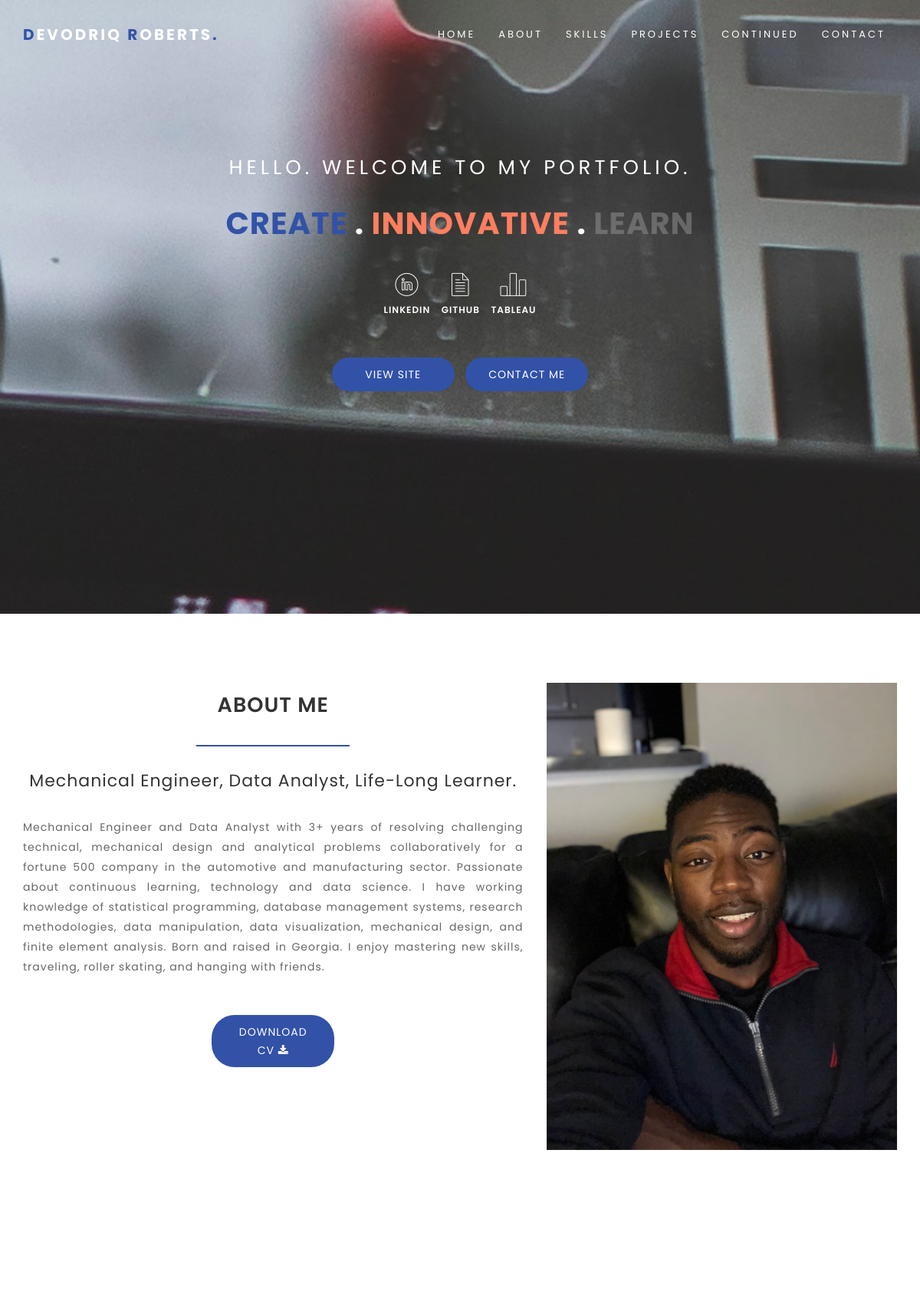
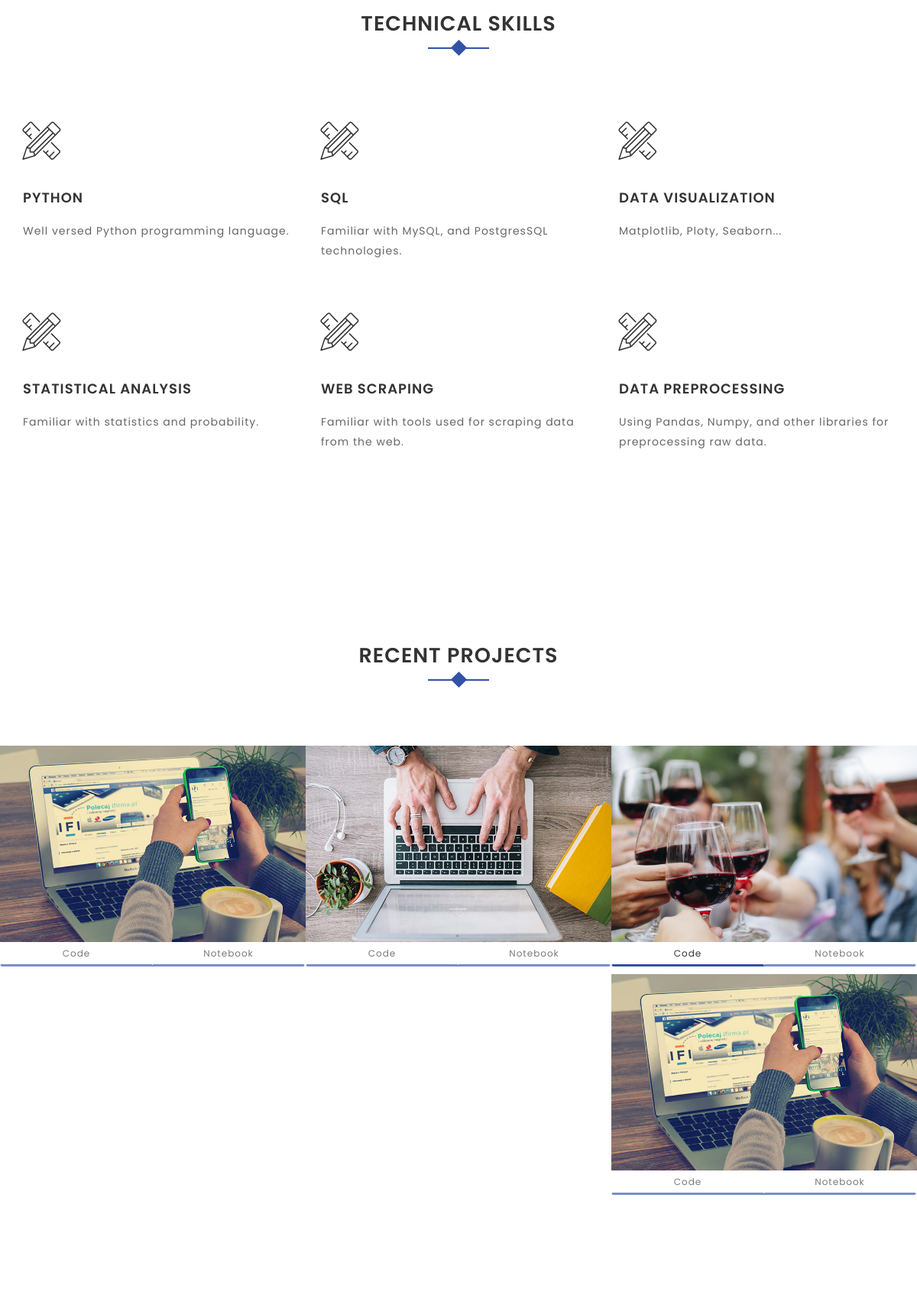
The page / (upper part) on the database its author committed (2 pictures, top to bottom).
### core/models.py (models this page shows, shortened)
class About(models.Model):
    short_description = models.TextField()
    description = models.TextField()
    image = models.ImageField(upload_to="about")
    cv = models.URLField( max_length=100)
    class Meta:
        verbose_name = "About me"
        verbose_name_plural = "About me"

class Skill(models.Model):
    name = models.CharField(max_length=100, verbose_name="Skill name")
    description = models.TextField(verbose_name="About skill")
    rank = models.PositiveIntegerField()
    ordering = [rank]

class RecentWork(models.Model):
    STATUS_CHOICES = (
        ('enabled', 'enabled'),
        ('disabled', 'disabled'),
    )
    title = models.CharField(max_length=100, verbose_name="Work title")
    image = models.ImageField(upload_to="works")
    rank = models.PositiveIntegerField()
    code_url = models.URLField(max_length=200, null=True, blank=True)
    notebook_url = models.URLField(max_length=200, null=True, blank=True)
    code_status = models.CharField(max_length=10, null=False, choices=STATUS_CHOICES)
    notebook_status = models.CharField(max_length=10, null=False, choices=STATUS_CHOICES)
    photo_credit = models.CharField(max_length=100)
    ordering = [rank]

### core/views.py (the view)
# urls.py: path('', HomeTemplateView.as_view()),
class HomeTemplateView(TemplateView):
    template_name = 'home.html'
    def get_context_data(self, **kwargs):
        context = super().get_context_data(**kwargs)  # first, call super get context data
        context['about'] = About.objects.first()
        context['skills'] = Skill.objects.all()
        context['works'] = RecentWork.objects.all()
        context['moocs'] = MOOC.objects.all()
        return context

### templates/home.html (shortened to what this page needs)
{% extends 'base.html' %}
{% block content %}
    <div id="home" class="banner-area section-padding">
        <div class="containter">
            <div class="row">
                <div class="col-md-12">
                    <div class="welcome-text">
                        <div class="name-area wow fadeInDown" data-wow-delay="0.2s">Hello. Welcome to my portfolio.</div>
                        <h1 class="wow fadeInDown" data-wow-delay="0.4s"><span class="create">Create</span> . <span class="innovate">Innovative</span> . <span class="learn">Learn</span></h1>
                        <div class="social-media row">
                            <a href="https://www.linkedin.com/in/devodriq-roberts-15a65289/" target='blank'>
                                <div class='social-icon'>
                                    <i class="icon icon-linkedin"></i>
                                    <h2>Linkedin</h2>
                                </div>
                            </a>
                            <a href="https://github.com/dr02651?tab=repositories" target='blank'>
                                <div class='social-icon'>
                                    <i class="icon icon-document"></i>
                                    <h2>Github</h2>
                                </div>
                            </a>
                            <a href="https://public.tableau.com/profile/devodriq.r#!/" target='blank'>
                                <div class='social-icon'>
                                    <i class="icon icon-bargraph"></i>
                                    <h2>Tableau</h2>
                                </div>
                            </a>
                        </div>
                        <a href="#about" class="my-btn-1 welcome-text-btn wow fadeInDown" data-wow-delay="0.6s">View Site</a>
                        <a href="#contact" class="my-btn-2 welcome-text-btn wow fadeInDown" data-wow-delay="0.8s">Contact Me</a>
                    </div>
                </div>
            </div>
        </div>
    </div>
    <div id="about" class="about-area section-padding">
        <div class="container">
            <div class="row">
                <div class="col-md-7 col-sn-8 col-xs-12 wow fadeInLeft" data-wow-delay="0.2s">
                    <div class="about-left text-center">
                        <h2 class="section-title">About Me</h2>
                        <div class="line"></div>
                        <h4>{{ about.short_description }}</h4>
                        <p>{{ about.description }}</p>
                        <div class='about-links'>
                        <a href="{{ about.cv }}" target='blank' download='D.Roberts_cv'>Download CV&nbsp;<i class="fa fa-download"></i></a>
                        </div>
                    </div>
                </div>
                <div class="col-md-5 visible-md visible-lg wow fadeInDown" data-wow-delay="0.6s">
                    <div class="profile text-center">
                        <img src="{{ about.image.url }}" alt="Profile image" class="img-responsive">
                    </div>
                </div>
            </div>
        </div>
    </div>
    <div id="skills" class="section-padding skills-area">
        <div class="container">
            <div class="row">
                <div class="col-md-12">
                    <div class="section-header text-center">
                        <h2>Technical Skills</h2>
                    </div>
                </div>
            </div>
            <div class="row">
                {% for skill in skills %}
                    <div class="col-md-4 col-sm-4">
                        <div class="single-skill wow fadeInDown" data-wow-delay="0.2s">
                            <i class="icon icon-tools"></i>
                            <h2>{{ skill.name }}</h2>
                            <p>{{ skill.description }}</p>
                        </div>
                    </div>
                {% endfor %}
            </div>
        </div>
    </div>
    <div id="portfolio" class="portfolio-area section-padding">
        <div class="container-fluid">
            <div class="row">
                <div class="col-md-12">
                    <div class="section-header">
                        <h2>Recent Projects</h2>
                    </div>
                </div>
            </div>
            <div class="row">
                {% for work in works %}
                    <div class="col-md-4 col-sm-4 col-xs-12 no-padding project">
                        <div class="gallery-items">
                            <a class="view img" href="{{ work.image.url }}">
                                <img src="{{ work.image.url }}" title= "{{work.photo_credit}}"alt="work image">
                            </a>
                        </div>
                        <div class="btn-group btn-group-sm" role="group" aria-label="file type">
                            <a role="button" href="{{ work.code_url }}" target='blank' class="btn btn-secondary {{work.code_status}}">Code</a>
                            <a role="button"  href="{{ work.notebook_url }}" target='blank' class="btn btn-secondary {{work.notebook_status}}">Notebook</a>
                        </div>
                    </div>
                {% endfor %}
            </div>
        </div>
    </div>
    <div id="mooc" class="section-padding moocs-area">
    </div>
{% endblock %}

### templates/base.html (shortened to what this page needs)
<!doctype html>
<html lang="en">
<head>
    {% include 'includes/stylesheets.html' %}
</head>
<body>
<nav class="navbar navbar-custom navbar-fixed-top">
    <div class="container">
        <div class="navbar-header">
            <a class="navbar-brand page-scroll" href="/"><span>D</span>EVODRIQ <span>R</span>OBERTS<span>.</span> </a>
        </div>
        <div class="collapse navbar-collapse navbar-right navbar-main-collapse">
            <ul class="nav navbar-nav">
                <li class="active"><a class="smooth-menu" href="#home">Home</a></li>
                <li><a class="smooth-menu" href="#about">About</a></li>
                <li><a class="smooth-menu" href="#skills">Skills</a></li>
                <li><a class="smooth-menu" href="#portfolio">Projects</a></li>
                <li><a class="smooth-menu" href="#mooc">Continued</a></li>
                <li><a class="smooth-menu" href="#contact">Contact</a></li>
            </ul>
        </div>
    </div>
</nav>
{% block content %}{% endblock %}
</body>
</html>

### templates/includes/stylesheets.html (shortened to what this page needs)
{% load static %}
<link rel="stylesheet" href="{% static 'css/bootstrap.min.css' %}">
<link rel="stylesheet" href="{% static 'css/font-awesome.min.css' %}">
<link rel="stylesheet" href="{% static 'css/animate.css' %}">
<link rel="stylesheet" href="{% static 'css/owl.carousel.css' %}">
<link rel="stylesheet" href="{% static 'css/owl.theme.default.css' %}">
<link rel="stylesheet" href="{% static 'css/magnific-popup.css' %}">
<link rel="stylesheet" href="{% static 'css/line-icons.min.css' %}">
<link rel="stylesheet" href="{% static 'css/style.css' %}">
<link rel="stylesheet" href="{% static 'css/responsive.css' %}">

### templates/includes/scripts.html (shortened to what this page needs)
{% load static %}

### rows shown on the page
About: short_description "Mechanical Engineer, Data Analyst, Life-Long Learner.", description "Mechanical Engineer and Data Analyst with 3+ years of resolving challenging technical, mechanical design and analytical problems collaboratively for a fortune 500 company in the automotive and manufacturing sector. Passionate about continuous learning, technology and data science. I have working knowledge of statistical programming, database management systems, research methodologies, data manipulation, data visualization, mechanical design, and finite element analysis. Born and raised in Georgia. I enjoy mastering new skills, traveling, roller skating, and hanging with friends.", image (picture)
Skill: name "PYTHON", description "Well versed Python programming language."
Skill: name "SQL", description "Familiar with MySQL, and PostgresSQL technologies."
Skill: name "DATA VISUALIZATION", description "Matplotlib, Ploty, Seaborn..."
Skill: name "STATISTICAL ANALYSIS", description "Familiar with statistics and probability."
Skill: name "WEB SCRAPING", description "Familiar with tools used for scraping data from the web."
Skill: name "DATA PREPROCESSING", description "Using Pandas, Numpy, and other libraries for preprocessing raw data."
RecentWork: image (picture)
RecentWork: image (picture)
RecentWork: image (picture)
RecentWork: image (picture)
